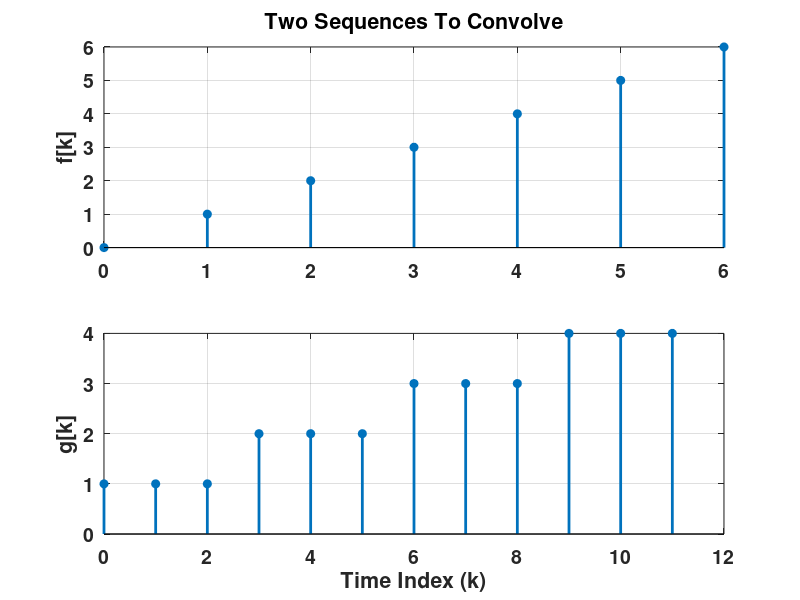
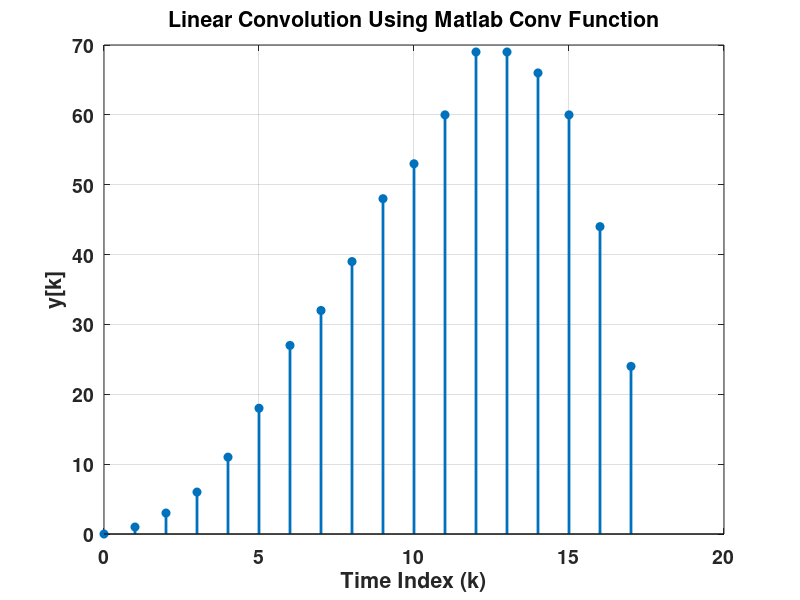
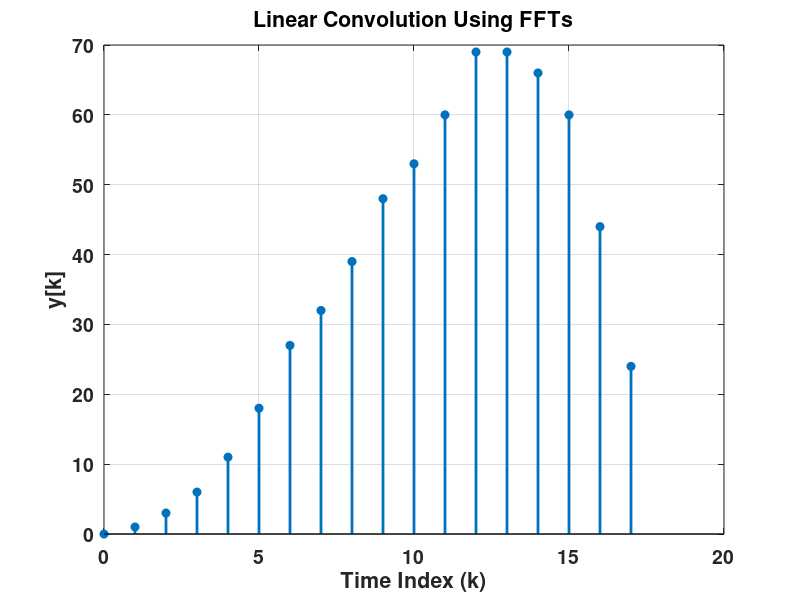

Here is the MATLAB script that generated these plots, in order:


close all;

clc;

%set time vector k1
k1 = 0:6;

%define signal f
f = k1;

%define signal g
g = [ones(1,3) 2*ones(1,3) 3*ones(1,3) 4*(ones(1,3))];
    
%plot the two signals
figure;
subplot(2,1,1);
stem(k1,f,'filled','linewidth',2);
set(gca,'fontsize',14,'fontweight','bold');
ylabel('f[k]');
grid on;
title('Two Sequences To Convolve');
subplot(2,1,2);
stem(0:numel(g)-1,g,'filled','linewidth',2);
set(gca,'fontsize',14,'fontweight','bold');
ylabel('g[k]');
grid on;
xlabel('Time Index (k)');

%% perform convolution using matlab conv function


yMatlab = conv(f,g);

%plot the matlab results
figure;
stem(0:numel(yMatlab)-1,yMatlab,'filled','linewidth',2);
set(gca,'fontsize',14,'fontweight','bold');
ylabel('y[k]');
grid on;
xlabel('Time Index (k)');
title('Linear Convolution Using Matlab Conv Function');
ax = axis;


%%
%now we'll perform convolution using FFTs.  Remember, when we use a
%computer, multiplication in the frequency domain is equal to CIRCULAR
%convolution in the time domain.  However, we can get linear convolution if
%we are careful about zero padding our signals.  The steps/algorithm for
%doing this are below.

%1) compute number of samples in each signal
N1 = numel(f);
N2 = numel(g);

%2) zero pad
fPad = [f zeros(1,N2-1)];
gPad = [g zeros(1,N1-1)];

%3) take fft
F = fft(fPad);
G = fft(gPad);

%4) take frequency domain product
Y = F.*G;

%5) go back to time domain
yMine = ifft(Y);

%because we were careful with zero padding, yMine is now equal to yMine =
%f*g where * is linear convolution.

%plot the result. This should look exactly like the result obtained using
%the matlab CONV function.
figure;
stem(0:numel(yMine)-1,yMine,'filled','linewidth',2);
set(gca,'fontsize',14,'fontweight','bold');
ylabel('y[k]');
grid on;
xlabel('Time Index (k)');
title('Linear Convolution Using FFTs');
axis(ax);
